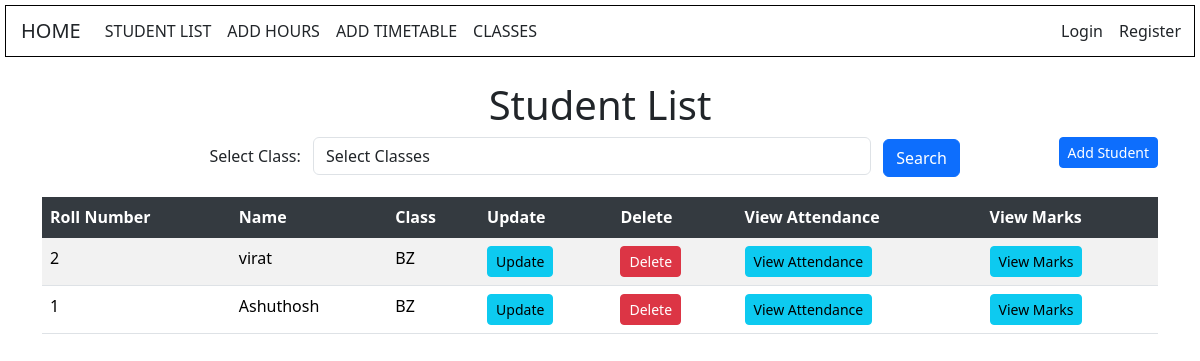
Page /students/student_list/ on the committed database.
### students/models.py (models this page shows, shortened)
class Student(models.Model):
    name = models.CharField(max_length=100)
    roll_number = models.CharField(max_length=10, unique=True)
    student_class = models.ForeignKey(Class, on_delete=models.CASCADE)
    email = models.EmailField()
    phone = models.CharField(max_length=10)

class Class(models.Model):
    name = models.CharField(max_length=100)
    def __str__(self):
        return self.name

### students/views.py (the view)
# urls.py: path('student_list/', views.student_list, name='student_list'),
def student_list(request):
    classes = Class.objects.all()
    if request.method == 'POST':
        class_id = request.POST.get('class_id')
        if class_id == 'all':
            students = Student.objects.all()
        else:
            students = Student.objects.filter(student_class_id=class_id)
    else:
        students = Student.objects.all()
    return render(request, 'students/student_list.html', {'students': students, 'classes': classes})

### students/templates/students/student_list.html (shortened to what this page needs)
<!DOCTYPE html>
<html lang="en">
<head>
    <link href="https://cdn.jsdelivr.net/npm/bootstrap@5.3.2/dist/css/bootstrap.min.css" rel="stylesheet">
</head>
<body>
    {% include 'students/navbar.html' %}
    <div class="container mt-4">
        <h1 class="text-center">Student List</h1>
        <form method="post">
            <div class="mb-3">
                <label for="class_id" class="form-label me-2">Select Class:</label>
                <select class="form-control me-2" id="class_id" name="class_id">
                    <option value="all" >Select Classes</option>
                </select>
                <button type="submit" class="btn btn-primary">Search</button>
        </form>
        <a class="btn btn-primary btn-sm  mb-3 " id="btn1" href="{% url 'add_student' %}">Add Student</a>
        {% if students %}
            <div class="table-responsive">
                <table class="table table-striped">
                    <thead>
                        <tr>
                            <th>Roll Number</th>
                            <th>Name</th>
                            <th>Class</th>
                            <th>Update</th>
                            <th>Delete</th>
                            <th>View Attendance</th>
                            <th>View Marks</th>
                        </tr>
                    </thead>
                    <tbody>
                        {% for student in students %}
                        <tr>
                            <td>{{ student.roll_number }}</td>
                            <td>{{ student.name }}</td>
                            <td>{{ student.student_class }}</td>
                            <td><a class="btn btn-sm btn-info" href="{% url 'edit_student' student.pk %}">Update</a></td>
                            <td><a class="btn btn-sm btn-danger" href="{% url 'confirm_delete' student.pk %}">Delete</a></td>
                            <td><a class="btn btn-sm btn-info" href="{% url 'attendance_view' student.id %}">View Attendance</a></td>
                            <td><a class="btn btn-sm btn-info" href="{% url 'marks_view' student.id %}">View Marks</a></td>
                        </tr>
                        {% empty %}
                        <tr>
                            <td colspan="4">No students found.</td>
                        </tr>
                        {% endfor %}
                    </tbody>
                </table>
            </div>
        {% else %}
            <p class="text-center mt-3">No students available.</p>
        {% endif %}
    </div>
</body>
</html>

### students/templates/students/student_list.html (style rules this page uses)
body { background-color: #f8f9fa; font-family: Arial, sans-serif; }
.table thead th { background-color: #343a40; color: white; border-color: #343a40; }
.btn-primary, .btn-info, .btn-danger { color: #fff; }
.btn-primary { background-color: #007bff; border-color: #007bff; }
.btn-info { background-color: #17a2b8; border-color: #17a2b8; }
.btn-danger { background-color: #dc3545; border-color: #dc3545; }
.btn-sm { padding: 0.25rem 0.5rem; font-size: 0.875rem; }
.text-center { text-align: center; }
#class_id { width:50%; display: inline-block; }
.table-responsive { margin-top:20px; }
[for="class_id"] { margin-left:15%; }
#btn1 { float: right; }

### students/templates/students/navbar.html (style rules this page uses)
body { background:url('https://img.freepik.com/free-vector/beautiful-decorative-soft-colorful-watercolor-texture-background_1055-14290.jpg') no-repeat center center fixed; background-size: cover; }

### rows in the picture
Student: roll_number "2", name "virat", student_class "BZ"
Student: roll_number "1", name "Ashuthosh", student_class "BZ"
